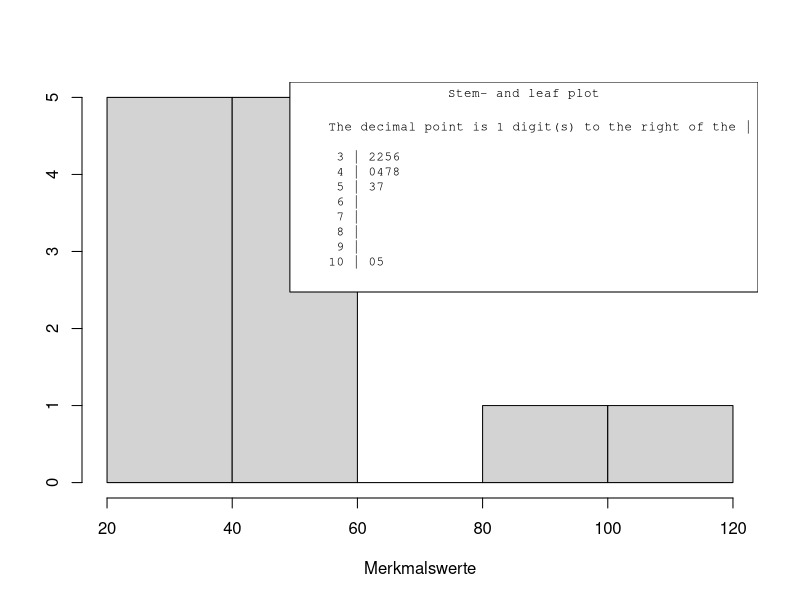

Write R code to recreate this figure.
x <- c(32,32,35,36,40,44,47,48,53,57,100,105)
pdf("pic_stem_hist.pdf", width=10, height=6)
hist(x, xlab="Merkmalswerte", ylab="", main="")
s<-capture.output(stem(x, scale=1.5))
par(family="mono")
legend("topright", legend=s, title="Stem- and leaf plot", cex=0.75)
dev.off()
